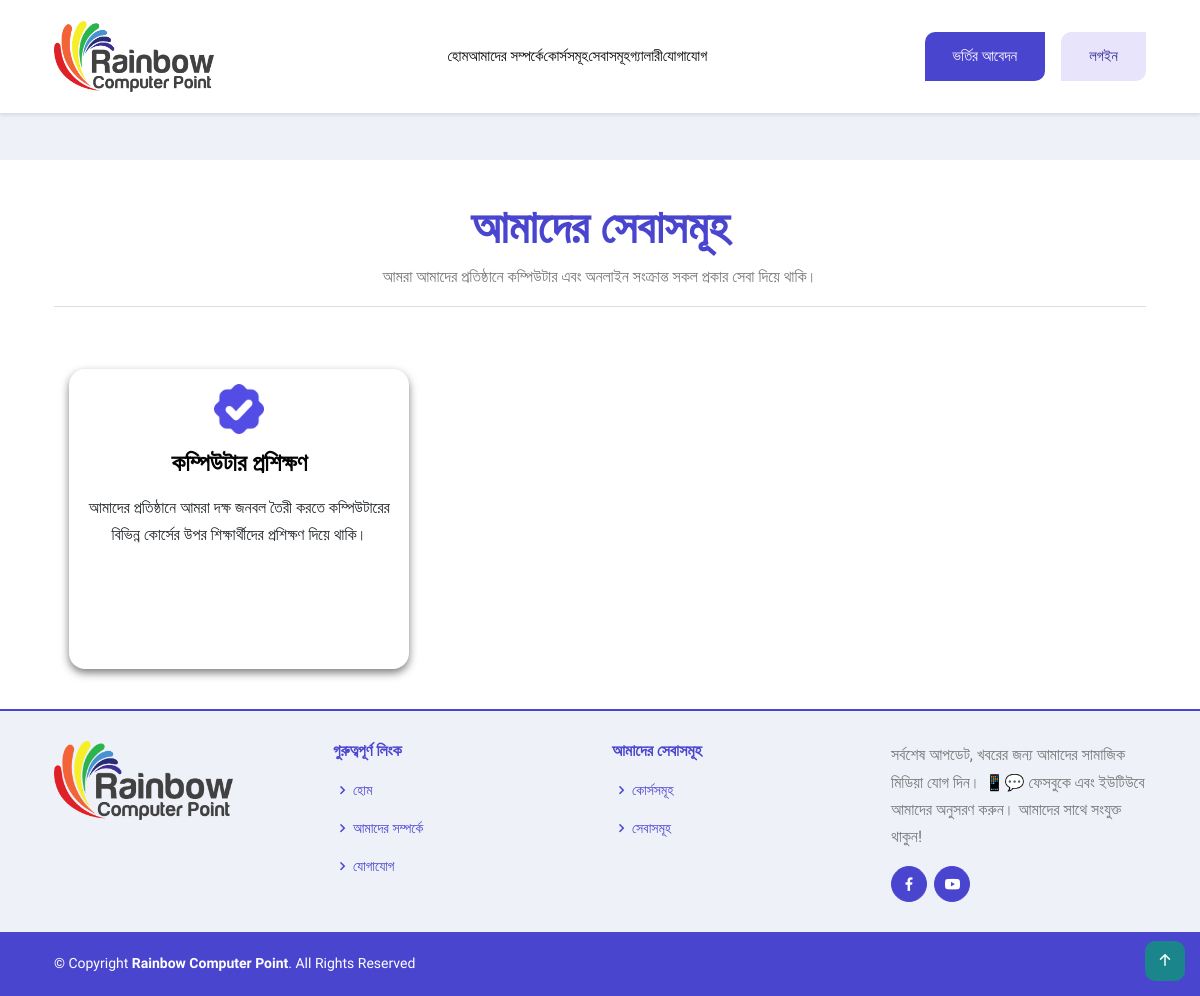
Page /servicePage/ on the earlier database version.
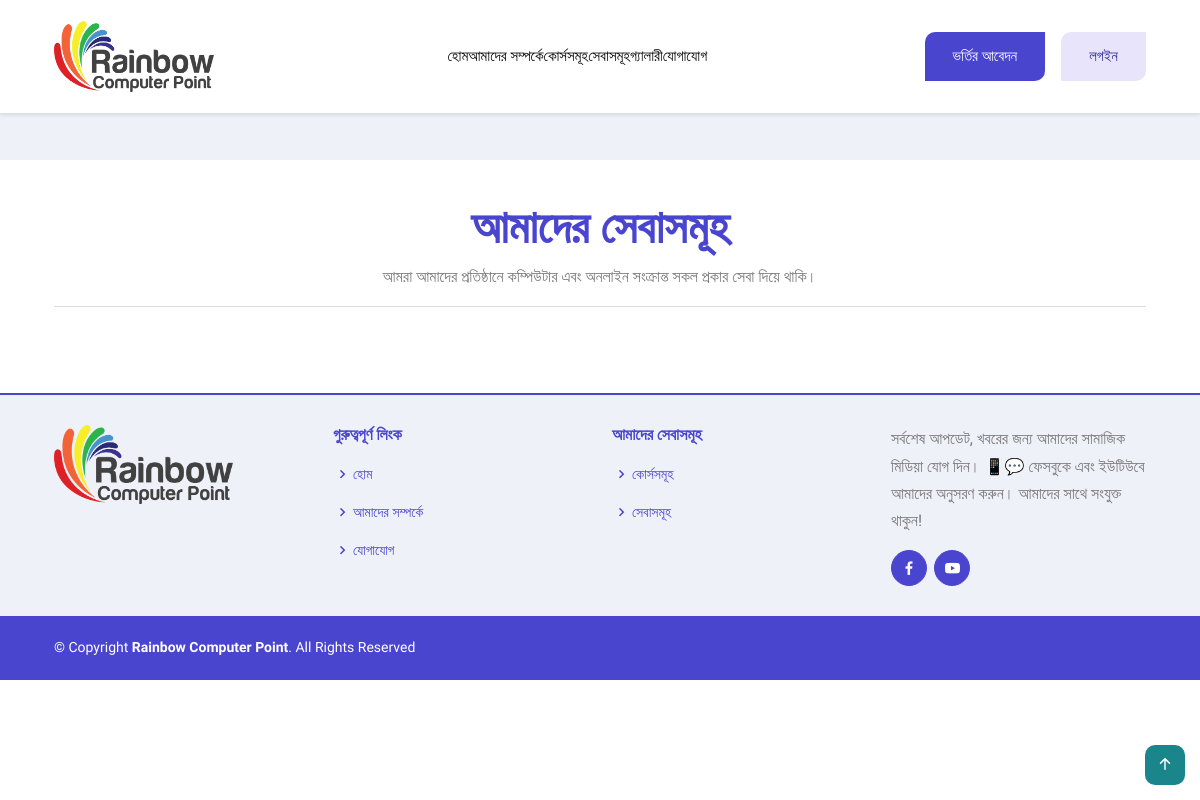
Same page on the later database version.
### RainbowApp/models.py (models this page shows)
class ServiceInfoModel(models.Model):
    ServiceName = models.CharField(max_length=100, null=True)
    AboutService = models.TextField(null=True)

### RainbowProject/views.py (the view)
# urls.py: path('servicePage/',servicePage, name='servicePage'),
def servicePage(request):
    serviceData = ServiceInfoModel.objects.all()
    context = {
        'serviceData': serviceData,
    }
    return render(request,'ourservice/servicepage.html',context)

### template/ourservice/servicepage.html (shortened to what this page needs)
{% extends 'master/master.html' %}
{% block content %}
  <section class="about-section section position-relative overflow-hidden">
    <div class="container">
      <div class="row justify-content-center">
        <div class="section-title">
          <h1>আমাদের সেবাসমূহ</h1>
          <p>আমরা আমাদের প্রতিষ্ঠানে কম্পিউটার এবং অনলাইন সংক্রান্ত সকল প্রকার সেবা দিয়ে থাকি। </p>
          <hr>
        </div>
        <div class="row" id="service-cards-container">
          {% for i in serviceData %}
          <div class="col-lg-4">
            <div class="card card-item">
              <div class="card-body">
                <div class="rounded">
                  <img class="colored-box text-center h3" src="../static/images/icons/serviceicon.png" alt="Service Icon" width="30" height="30">
                  <h3 class="mb-3">{{i.ServiceName}}</h3>
                  <p>{{i.AboutService}}</p>
                </div>
              </div>
            </div>
          </div>
          {% endfor %}
        </div>
      </div>
    </div>
  </section>
{% endblock content %}

Differences in the rows shown:
removed ServiceInfoModel: ServiceName "কম্পিউটার প্রশিক্ষণ", AboutService "আমাদের প্রতিষ্ঠানে আমরা দক্ষ জনবল তৈরী করতে কম্পিউটারের বিভিন্ন কোর্সের উপর শিক্ষার্থীদের প্রশিক্ষণ দিয়ে থাকি।"
